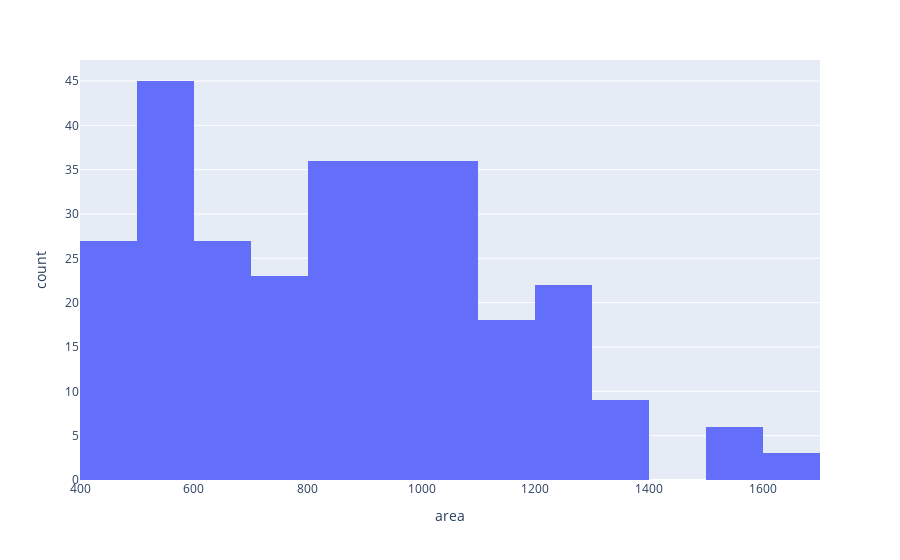

Notebook code for this chart:
### Markdown cell above
As we can see clearly room 3 and room 2 have been used most for rent compared to other rooms.

### Code cell
px.histogram(final_df,x = 'area')

### Figure 1 — Plotly figure (JSON) as saved in the notebook; plotly's stock layout.template omitted (floating-point values rounded to 4 significant figures; data arrays with more than 128 entries replaced by an {"elided": "..."} marker saying what was removed)
{"data": [{"alignmentgroup": "True", "bingroup": "x", "hovertemplate": "area=%{x}<br>count=%{y}<extra></extra>", "legendgroup": "", "marker": {"color": "#636efa", "pattern": {"shape": ""}}, "name": "", "offsetgroup": "", "orientation": "v", "showlegend": false, "type": "histogram", "x": {"elided": "288 float values"}, "xaxis": "x", "yaxis": "y"}], "layout": {"barmode": "relative", "legend": {"tracegroupgap": 0}, "margin": {"t": 60}, "xaxis": {"anchor": "y", "domain": [0, 1], "title": {"text": "area"}}, "yaxis": {"anchor": "x", "domain": [0, 1], "title": {"text": "count"}}}}
